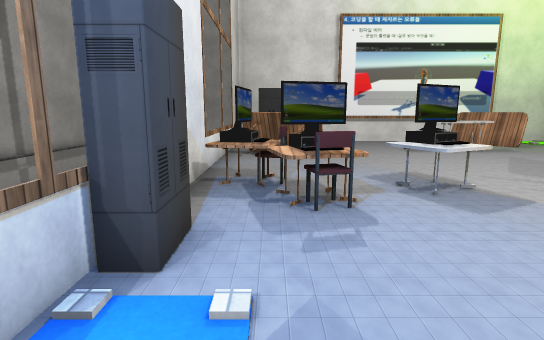
View 1 (above)

19 first-person views from a walk through a scene from a Unity 3-D project. The camera is 1.4 m above the floor, tilts 10° down and sees 80° across. Doors are open. The floor is counted in squares, 1 m on a side. Each view is taken from the middle of a square. On the plan, view 1 faces up. The plan holds only what a view shows up to about 15 squares ahead; the rest is blank. The place goes on beyond the plan. The player character is not drawn. Some surface patterns are stand-ins.

View 2
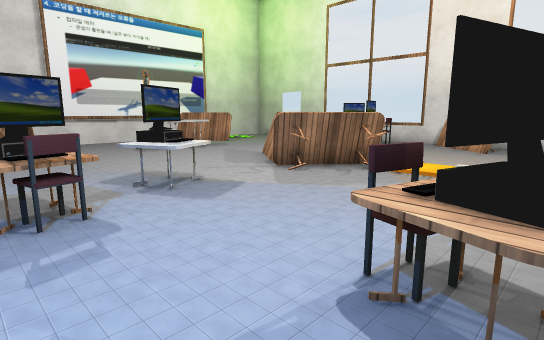

View 3
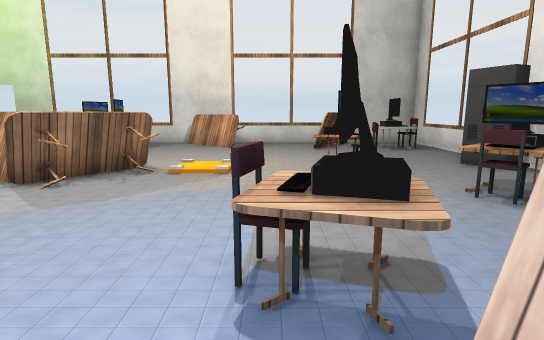

View 4
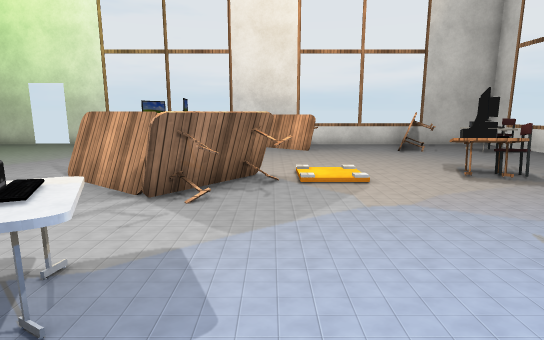

View 5
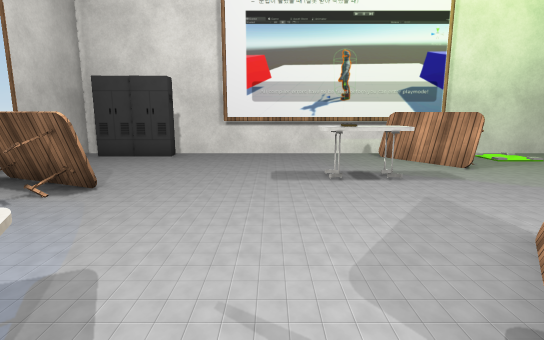

View 6
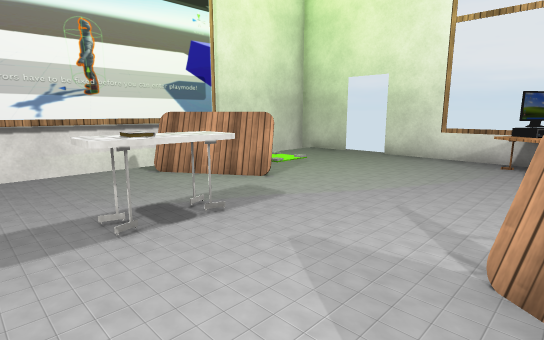

View 7
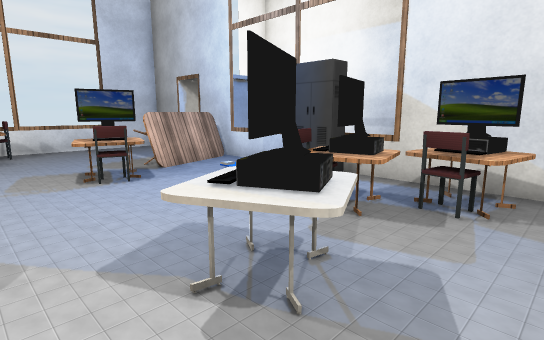

View 8
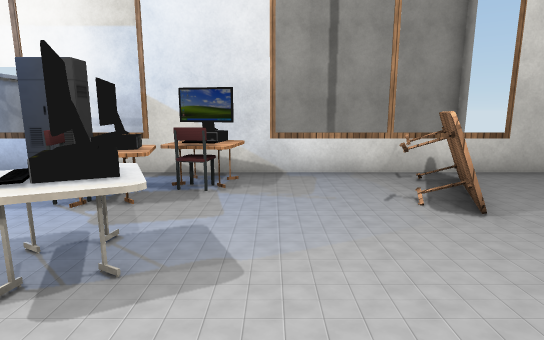

View 9
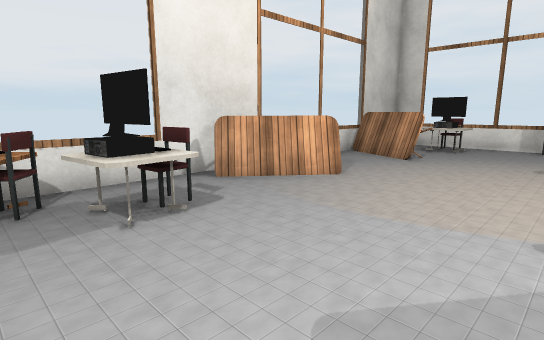

View 10
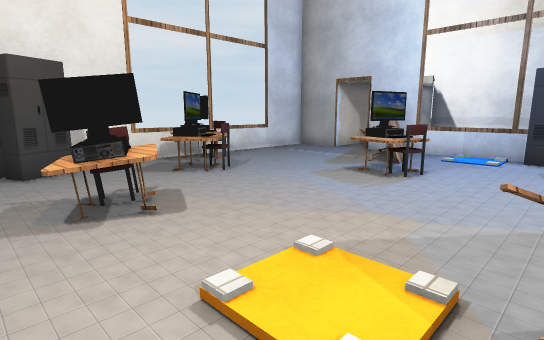

View 11
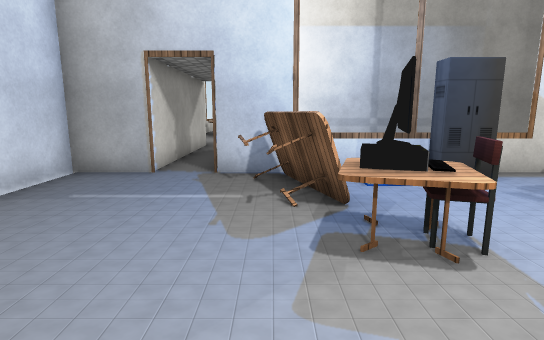

View 12
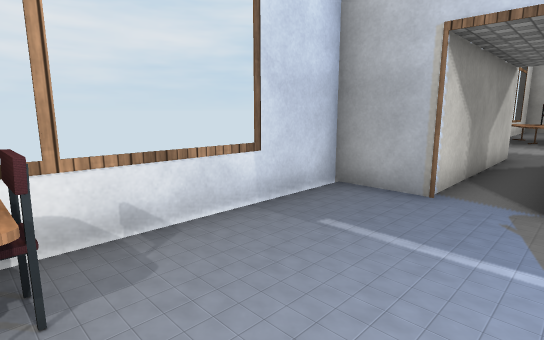

View 13
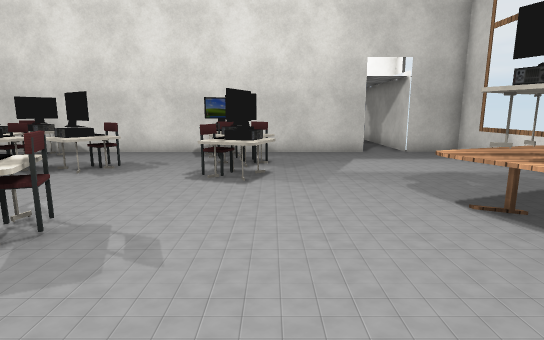

View 14
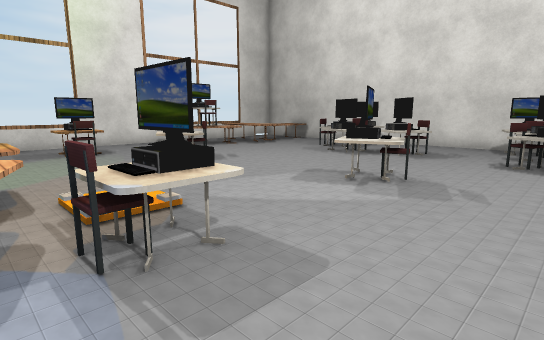

View 15
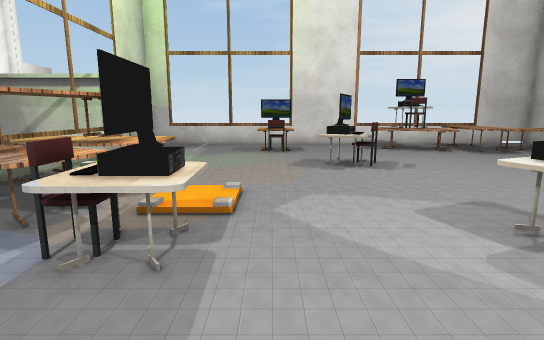

View 16
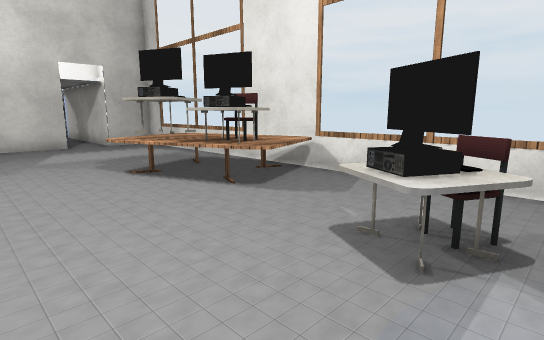

View 17
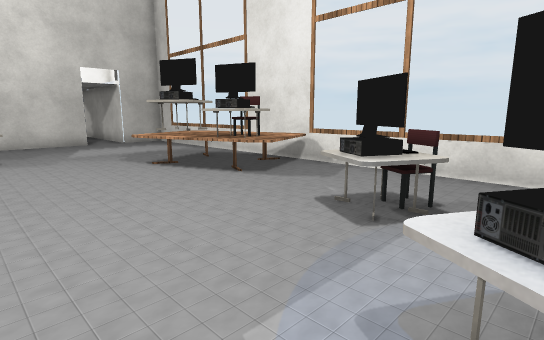

View 18
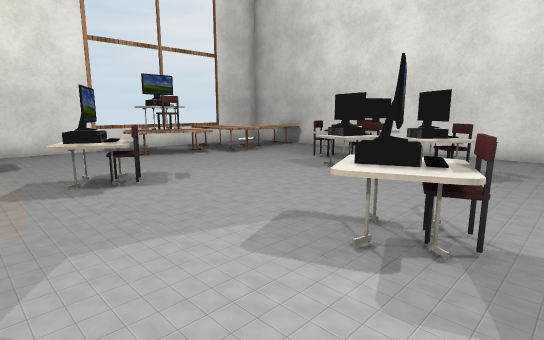

View 19
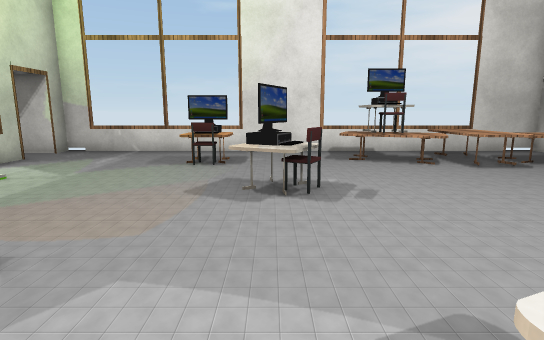

### Floor plan
Points are (right, up) in squares from view 1. A wall is a line through its corners. A room is listed if a view was taken in it or the views show most of it. See-through windows are left out.
Room 1 (views 1, 2, 3, 4, 5, 6, 7, 8, 9, 10, 11, 12)
walls: (-1, 3.9) (-1, 2.7) (-1.6, 2.7) (-1.6, -2.4); (10.2, -5.8) (15.6, -5.8) (15.6, 13.3); (9.4, 16.8) (1.4, 16.8); (1.7, 16) (1.7, 15.5) (-0.7, 15.3); (11.2, 16.6) (3.2, 16.6); (15.6, 14.6) (15.6, 16.8) (11.1, 16.8); (-1.6, 16.8) (-1.6, 3.9); (-8.2, -3.9) (-1.6, -3.9) (-1.6, -5.8) (8.7, -5.8)
ways out: open door at (-8, -3) to room 2; open door at (16, 14)
objects: other object (-1, -1) to (1, 0); other object (-1, 1); other object (-1, 6) to (-1, 7); other object (-1, 10) to (1, 12); other object (0, 5) to (1, 6); other object (0, 6) to (0, 7); other object (1, 5); other object (2, 0); other object (2, 1); other object (2, 5) to (4, 7); other object (3, 0); other object (3, 1); other object (4, -5); other object (4, -3); other object (5, -5); other object (5, -4); other object (5, -3); other object (6, -3); other object (6, 4) to (8, 6); other object (6, 12); other object (7, 6) to (8, 8); other object (7, 12); other object (8, -5) to (9, -5); other object (8, -2); other object (8, 0); other object (8, 2); other object (8, 12); other object (9, -1); other object (9, 13) to (10, 16); other object (12, -4) to (13, -3); other object (13, -2) to (15, -1); other object (13, 2) to (15, 5); other object (13, 7) to (14, 8); other object (13, 15); other object (14, 8) to (15, 8); other object (14, 9) to (16, 10); other object (15, 9)
Room 2 (views 13, 14, 15, 16, 17, 18, 19)
walls: (-8.2, -2.4) (-8.2, 12.9); (-23.5, -5.8) (-8.2, -5.8) (-8.2, -3.9); (-8.2, 15) (-8.2, 16.1); (-7.5, 16) (-24.5, 16)
ways out: open door at (-8, -3) to room 1
objects: other object (-24, 0) to (-24, 1); other object (-24, 5) to (-23, 7); other object (-24, 7) to (-22, 9); other object (-24, 10); other object (-22, -3) to (-21, -2); other object (-22, 4) to (-21, 4); other object (-22, 5) to (-21, 5); other object (-21, 13); other object (-20, 13); other object (-20, 14); other object (-19, -5) to (-14, -2); other object (-19, 9) to (-17, 11); other object (-19, 13) to (-19, 14); other object (-17, 4) to (-16, 5); other object (-16, 13) to (-13, 15); other object (-14, 15); other object (-13, 1) to (-12, 2); other object (-13, 5) to (-11, 6); other object (-13, 7) to (-12, 8); other object (-13, 12) to (-12, 15); other object (-12, 8) to (-11, 9); other object (-11, 1) to (-11, 2); other object (-11, 13) to (-9, 14); other object (-10, 2) to (-9, 3); other object (-10, 8) to (-9, 9)

Where each view was taken, in squares from view 1:
view 1: 0 up, 0 right, facing up
view 2: 0 up, 0 right, facing up-right
view 3: 1 up, 0 right, facing right
view 4: 4 up, 1 right, facing right
view 5: 5 up, 5 right, facing up
view 6: 8 up, 5 right, facing up-right
view 7: 8 up, 5 right, facing down-left
view 8: 8 up, 6 right, facing left
view 9: 9 up, 9 right, facing down-right
view 10: 4 up, 10 right, facing down-left
view 11: 1 down, 6 right, facing left
view 12: 2 down, 4 right, facing down-left
view 13: 1 up, 20 left, facing right
view 14: 1 up, 23 left, facing up-right
view 15: 1 up, 20 left, facing up
view 16: 1 up, 23 left, facing down-right
view 17: 2 up, 24 left, facing down-right
view 18: 3 up, 20 left, facing up-right
view 19: 4 up, 18 left, facing up
